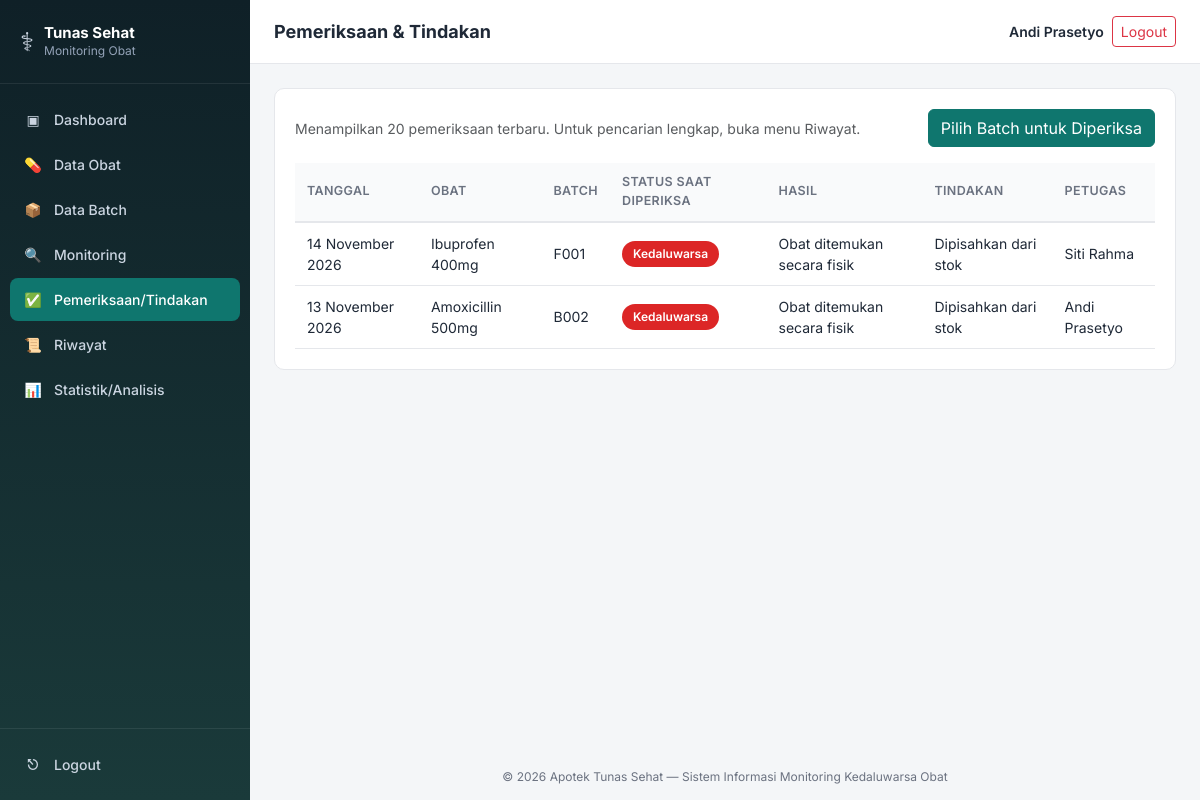
Page /modules/pemeriksaan/index.php (signed in) on the committed database.
### tables this page shows
CREATE TABLE users (
    id_user INT AUTO_INCREMENT PRIMARY KEY,
    username VARCHAR(50) NOT NULL UNIQUE,
    password VARCHAR(255) NOT NULL,
    nama_lengkap VARCHAR(100) NOT NULL,
    created_at TIMESTAMP DEFAULT CURRENT_TIMESTAMP
);

CREATE TABLE pemeriksaan (
    id_pemeriksaan INT AUTO_INCREMENT PRIMARY KEY,
    id_batch INT NOT NULL,
    id_user INT NOT NULL,
    tanggal_pemeriksaan DATE NOT NULL,
    status_saat_diperiksa VARCHAR(20) NOT NULL,
    hasil_pemeriksaan VARCHAR(150) NOT NULL,
    tindakan VARCHAR(150) NOT NULL,
    catatan TEXT NULL,
    created_at TIMESTAMP DEFAULT CURRENT_TIMESTAMP,
    CONSTRAINT fk_pemeriksaan_batch FOREIGN KEY (id_batch) REFERENCES batch(id_batch)
        ON DELETE CASCADE ON UPDATE CASCADE,
    CONSTRAINT fk_pemeriksaan_user FOREIGN KEY (id_user) REFERENCES users(id_user)
        ON DELETE RESTRICT ON UPDATE CASCADE
);

CREATE TABLE obat (
    id_obat INT AUTO_INCREMENT PRIMARY KEY,
    kode_obat VARCHAR(20) NOT NULL UNIQUE,
    nama_obat VARCHAR(100) NOT NULL,
    kategori VARCHAR(50) NOT NULL,
    satuan VARCHAR(20) NOT NULL,
    keterangan TEXT NULL,
    created_at TIMESTAMP DEFAULT CURRENT_TIMESTAMP,
    updated_at TIMESTAMP DEFAULT CURRENT_TIMESTAMP ON UPDATE CURRENT_TIMESTAMP
);

CREATE TABLE batch (
    id_batch INT AUTO_INCREMENT PRIMARY KEY,
    id_obat INT NOT NULL,
    nomor_batch VARCHAR(50) NOT NULL,
    tanggal_masuk DATE NOT NULL,
    tanggal_kedaluwarsa DATE NOT NULL,
    jumlah_stok INT NOT NULL DEFAULT 0,
    created_at TIMESTAMP DEFAULT CURRENT_TIMESTAMP,
    updated_at TIMESTAMP DEFAULT CURRENT_TIMESTAMP ON UPDATE CURRENT_TIMESTAMP,
    CONSTRAINT fk_batch_obat FOREIGN KEY (id_obat) REFERENCES obat(id_obat)
        ON DELETE RESTRICT ON UPDATE CASCADE
);

### includes/functions.php (called while the page is built, shortened)
<?php
function statusBadgeClass(string $status): string
{
    switch ($status) {
        case 'Kedaluwarsa': return 'badge-kedaluwarsa';
    }
}
function formatTanggalIndo(?string $tanggal): string
{
    $bulan = ['', 'Januari', 'Februari', 'Maret', 'April', 'Mei', 'Juni',
              'Juli', 'Agustus', 'September', 'Oktober', 'November', 'Desember'];
    $d = new DateTime($tanggal);
    return $d->format('d') . ' ' . $bulan[(int) $d->format('n')] . ' ' . $d->format('Y');
}
function e(?string $str): string
{
    return htmlspecialchars($str ?? '', ENT_QUOTES, 'UTF-8');
}

### includes/auth.php (called while the page is built, shortened)
<?php
function current_user(): array
{
    return [
        'id_user'      => $_SESSION['id_user'] ?? null,
        'username'     => $_SESSION['username'] ?? '',
        'nama_lengkap' => $_SESSION['nama_lengkap'] ?? '',
    ];
}

### modules/pemeriksaan/index.php (the view, shortened to what this page needs)
<?php
require_once __DIR__ . '/../../config/config.php';
$pageTitle = 'Pemeriksaan & Tindakan';
$stmt = $pdo->query("
    SELECT p.*, b.nomor_batch, o.nama_obat, u.nama_lengkap
    FROM pemeriksaan p
    JOIN batch b ON b.id_batch = p.id_batch
    JOIN obat o ON o.id_obat = b.id_obat
    JOIN users u ON u.id_user = p.id_user
    ORDER BY p.tanggal_pemeriksaan DESC, p.id_pemeriksaan DESC
    LIMIT 20
");
$list = $stmt->fetchAll();
include __DIR__ . '/../../includes/header.php';
?>
<div class="panel">
  <div class="d-flex justify-content-between align-items-center mb-3">
    <div class="text-muted small">Menampilkan 20 pemeriksaan terbaru. Untuk pencarian lengkap, buka menu Riwayat.</div>
    <a href="../monitoring/index.php" class="btn btn-primary-app text-white">Pilih Batch untuk Diperiksa</a>
  </div>
  <?php if (empty($list)): ?>
    <div class="empty-state"><div class="icon">&#9989;</div>Belum ada data pemeriksaan.</div>
  <?php else: ?>
  <div class="table-responsive-wrap">
    <table class="table-app">
      <thead>
        <tr><th>Tanggal</th><th>Obat</th><th>Batch</th><th>Status Saat Diperiksa</th><th>Hasil</th><th>Tindakan</th><th>Petugas</th></tr>
      </thead>
      <tbody>
      <?php foreach ($list as $p): ?>
        <tr>
          <td><?= formatTanggalIndo($p['tanggal_pemeriksaan']) ?></td>
          <td><?= e($p['nama_obat']) ?></td>
          <td><?= e($p['nomor_batch']) ?></td>
          <td><span class="badge-status <?= statusBadgeClass($p['status_saat_diperiksa']) ?>"><?= e($p['status_saat_diperiksa']) ?></span></td>
          <td><?= e($p['hasil_pemeriksaan']) ?></td>
          <td><?= e($p['tindakan']) ?></td>
          <td><?= e($p['nama_lengkap']) ?></td>
        </tr>
      <?php endforeach; ?>
      </tbody>
    </table>
  </div>
  <?php endif; ?>
</div>
<?php include __DIR__ . '/../../includes/footer.php'; ?>

### includes/header.php (shortened to what this page needs)
<?php
$pageTitle = $pageTitle ?? 'Sistem Monitoring';
$user = current_user();
?>
<!DOCTYPE html>
<html lang="id">
<head>
<link href="https://cdn.jsdelivr.net/npm/bootstrap@5.3.3/dist/css/bootstrap.min.css" rel="stylesheet">
<link rel="stylesheet" href="<?= BASE_URL ?>/assets/css/style.css">
</head>
<body>
<div class="app-shell">
  <?php include __DIR__ . '/sidebar.php'; ?>
  <div class="app-main">
    <header class="app-topbar">
      <h1 class="page-title"><?= e($pageTitle) ?></h1>
      <div class="topbar-user">
        <span class="user-name"><?= e($user['nama_lengkap']) ?></span>
        <a href="<?= BASE_URL ?>/modules/auth/logout.php" class="btn btn-sm btn-outline-danger ms-2" onclick="return confirm('Yakin ingin logout?');">Logout</a>
      </div>
    </header>
    <main class="app-content">

### assets/css/style.css (style rules this page uses)
:root { --primary: #0f766e; --primary-dark: #0b5a54; --sidebar-bg: #0f2027; --sidebar-bg2: #1a3a3a; --text-main: #1f2937; --text-muted: #6b7280; --border: #e5e7eb; --bg-page: #f4f6f8; --aman: #16a34a; --perhatian: #d97706; --kritis: #ea580c; --kedaluwarsa: #dc2626; --radius: 10px; }
* { box-sizing: border-box; }
body { font-family: 'Inter', -apple-system, BlinkMacSystemFont, 'Segoe UI', sans-serif; background: var(--bg-page); color: var(--text-main); margin: 0; }
.app-shell { display: flex; min-height: 100vh; }
.app-main { flex: 1; display: flex; flex-direction: column; min-width: 0; }
.app-topbar { height: 64px; background: #fff; border-bottom: 1px solid var(--border); display: flex; align-items: center; gap: 16px; padding: 0 24px; position: sticky; top: 0; z-index: 10; }
.page-title { font-size: 18px; font-weight: 700; margin: 0; flex: 1; }
.topbar-user { display: flex; align-items: center; font-size: 14px; color: var(--text-muted); }
.user-name { font-weight: 600; color: var(--text-main); }
.app-content { padding: 24px; flex: 1; }
.panel { background: #fff; border-radius: var(--radius); border: 1px solid var(--border); padding: 20px; margin-bottom: 22px; }
.badge-status { display: inline-block; padding: 4px 11px; border-radius: 999px; font-size: 12px; font-weight: 600; color: #fff; }
.badge-kedaluwarsa { background: var(--kedaluwarsa); }
.table-app { width: 100%; border-collapse: collapse; font-size: 14px; }
.table-app th { text-align: left; padding: 10px 12px; background: #f9fafb; border-bottom: 2px solid var(--border); font-weight: 600; color: var(--text-muted); font-size: 12.5px; text-transform: uppercase; letter-spacing: .03em; }
.table-app td { padding: 10px 12px; border-bottom: 1px solid var(--border); vertical-align: middle; }
.table-responsive-wrap { overflow-x: auto; }
.btn-primary-app { background: var(--primary); border-color: var(--primary); }

### rows in the picture
users: nama_lengkap "Andi Prasetyo"
pemeriksaan: tanggal_pemeriksaan "14 November 2026", obat.nama_obat "Ibuprofen 400mg", id_batch.nomor_batch "F001", status_saat_diperiksa "Kedaluwarsa", hasil_pemeriksaan "Obat ditemukan secara fisik", tindakan "Dipisahkan dari stok", id_user.nama_lengkap "Siti Rahma"
pemeriksaan: tanggal_pemeriksaan "13 November 2026", obat.nama_obat "Amoxicillin 500mg", id_batch.nomor_batch "B002", status_saat_diperiksa "Kedaluwarsa", hasil_pemeriksaan "Obat ditemukan secara fisik", tindakan "Dipisahkan dari stok", id_user.nama_lengkap "Andi Prasetyo"

### other values in the picture
$pageTitle "Pemeriksaan & Tindakan"
